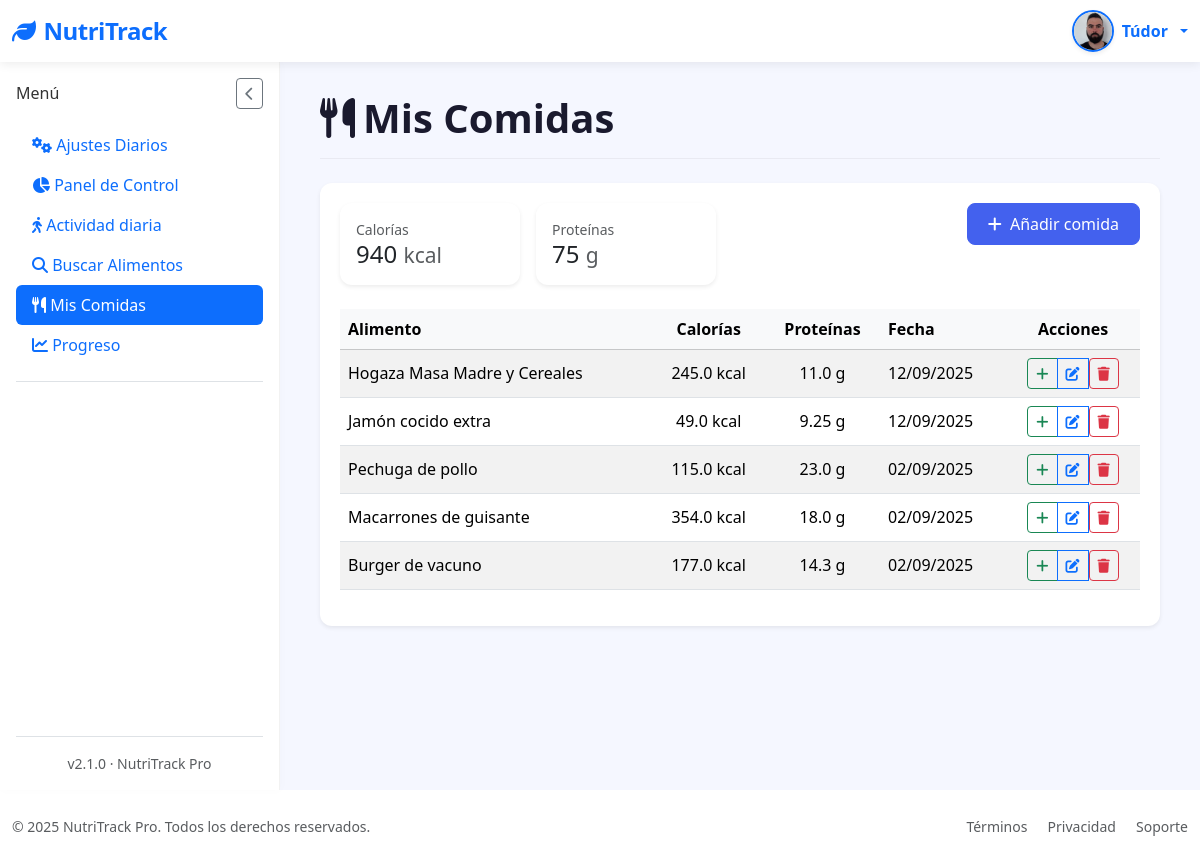
The app's page /mis-comidas (signed in) with its own data.
### tables this page shows
CREATE TABLE "loggin" (
	"id"	INTEGER,
	"username"	TEXT NOT NULL,
	"password"	TEXT,
	"email"	TEXT, google_id TEXT, full_name TEXT, birth_date TEXT, height_cm INTEGER, weight_kg INTEGER, gender TEXT, activity_level TEXT, goal TEXT, profile_photo TEXT DEFAULT NULL, preferences TEXT DEFAULT '{}',
	PRIMARY KEY("id" AUTOINCREMENT)
);

CREATE TABLE "food_entries" (
	"id"	INTEGER,
	"user_id"	INTEGER NOT NULL,
	"food_name"	TEXT NOT NULL,
	"calories"	REAL,
	"proteins"	REAL,
	"fats"	REAL,
	"carbs"	REAL,
	"date"	TIMESTAMP DEFAULT CURRENT_TIMESTAMP,
	"created_at"	TEXT,
	PRIMARY KEY("id" AUTOINCREMENT),
	FOREIGN KEY("user_id") REFERENCES "loggin"("id")
);

### app/controllers/MyfoodsController.py (the view)
@app.route('/mis-comidas')
@login_required
def mis_comidas():
    try:
        comidas = get_comidas_by_user(current_user.id)
    except Exception as e:
        current_app.logger.exception("Error al obtener comidas: %s", e)
        flash("Error al cargar tus comidas. Intenta de nuevo más tarde.", "danger")
        comidas = []
    total_calorias = sum(float(c.get('calories') or 0) for c in comidas)
    total_proteinas = sum(float(c.get('proteins') or 0) for c in comidas)
    return render_template(
        'Myfoods/mis_comidas.html',
        comidas=comidas,
        total_calorias=int(total_calorias),
        total_proteinas=int(total_proteinas)
    )

### app/__init__.py (called while the page is built)
@login_manager.user_loader
def load_user(user_id):
    return User.get_by_id(user_id)

### app/conexion.py (called while the page is built)
@contextmanager
def get_db_connection():
    conn = sqlite3.connect(DATABASE)
    conn.row_factory = sqlite3.Row  # Esto permite acceso como diccionario
    try:
        yield conn
    finally:
        conn.close()

@contextmanager
def get_db_cursor():
    with get_db_connection() as conn:
        cursor = conn.cursor()
        try:
            yield cursor
            conn.commit()
        except:
            conn.rollback()
            raise

### app/controllers/UsersController.py (called while the page is built)
@app.context_processor
def inject_prefs():
    if current_user.is_authenticated:
        prefs = get_user_preferences(current_user.id)  # función que recupera las prefs
        return dict(prefs=prefs)
    return dict(prefs=None)

### app/models/LoginGoogleModel.py (called while the page is built)
    @staticmethod
    def get_by_id(user_id):
        with get_db_cursor() as cur:
            cur.execute("SELECT * FROM loggin WHERE id = ?", (user_id,))
            user = cur.fetchone()
            if user:
                return User(
                    id=user['id'],
                    username=user['username'],
                    email=user['email'] if 'email' in user.keys() else None,
                    google_id=user['google_id'] if 'google_id' in user.keys() else None,
                    profile_photo=user['profile_photo'] if 'profile_photo' in user.keys() else None
                )
        return None

### app/models/MyFoodModel.py (called while the page is built)
def _format_date_display(date_str):
    try:
        return datetime.strptime(date_str, "%Y-%m-%d").strftime("%d/%m/%Y")
    except Exception:
        return date_str or ""

def serialize_comida(row):
    if row is None:
        return None
    date_iso = row["date"]
    return {
        "id": row["id"],
        "food_name": row["food_name"],
        "calories": row["calories"],
        "proteins": row["proteins"],
        "fats": row["fats"],
        "carbs": row["carbs"],
        "date": _format_date_display(date_iso),
        "date_iso": date_iso  # para input type="date"
    }

### app/models/UsersModel.py (called while the page is built)
def get_user_preferences(user_id):
    with get_db_cursor() as cursor:
        cursor.execute("SELECT preferences FROM loggin WHERE id = ?", (user_id,))
        row = cursor.fetchone()
        try:
            return json.loads(row["preferences"]) if row and row["preferences"] else {}
        except:
            return {}

### app/templates/Myfoods/mis_comidas.html (shortened to what this page needs)
{% extends "base.html" %}
{% block section %}
<div class="page-header mb-4">
  <h1 class="page-title">
    <i class="fas fa-utensils me-2"></i>Mis Comidas
  </h1>
</div>
<div class="card border-0 shadow-sm">
  <div class="card-body">
    {% if comidas %}
    <div class="d-flex gap-3 mb-4 flex-wrap">
      <div class="card p-3 shadow-sm" style="min-width:180px;">
        <small class="text-muted">Calorías</small>
        <div class="h4 mb-0">{{ total_calorias }} <small class="text-muted">kcal</small></div>
      </div>
      <div class="card p-3 shadow-sm" style="min-width:180px;">
        <small class="text-muted">Proteínas</small>
        <div class="h4 mb-0">{{ total_proteinas }} <small class="text-muted">g</small></div>
      </div>
      <div class="ms-auto">
        <a href="{{ url_for('agregar_comida_route') }}" class="btn btn-primary">
          <i class="fas fa-plus me-1"></i> Añadir comida
        </a>
      </div>
    </div>
    <div class="table-responsive">
      <table class="table table-hover table-striped align-middle">
        <thead class="table-light">
          <tr>
            <th>Alimento</th>
            <th class="text-center">Calorías</th>
            <th class="text-center">Proteínas</th>
            <th>Fecha</th>
            <th class="text-center">Acciones</th>
          </tr>
        </thead>
        <tbody>
          {% for comida in comidas %}
          <tr>
            <td>{{ comida['food_name'] }}</td>
            <td class="text-center">{{ comida['calories'] }} kcal</td>
            <td class="text-center">{{ comida['proteins'] }} g</td>
            <td>{{ comida['date'] }}</td>
            <td class="text-center">
              <div class="btn-group" role="group">
                <button type="button" class="btn btn-sm btn-outline-success"
                        data-bs-toggle="modal"
                        data-bs-target="#duplicarComidaModal"
                        data-comida-id="{{ comida['id'] }}"
                        data-comida-name="{{ comida['food_name'] }}"
                        title="Añadir de nuevo">
                  <i class="fas fa-plus"></i>
                </button>
                <a href="{{ url_for('editar_comida_route', comida_id=comida['id']) }}"
                   class="btn btn-sm btn-outline-primary" title="Editar comida">
                  <i class="fas fa-edit"></i>
                </a>
                <form method="POST" action="{{ url_for('eliminar_comida_route', comida_id=comida['id']) }}"
                      onsubmit="return confirm('¿Seguro que quieres eliminar esta comida?');" style="display:inline;">
                  <button type="submit" class="btn btn-sm btn-outline-danger" title="Eliminar comida">
                    <i class="fas fa-trash"></i>
                  </button>
                </form>
              </div>
            </td>
          </tr>
          {% endfor %}
        </tbody>
      </table>
    </div>
    {% endif %}
  </div>
</div>
{% endblock %}

### app/templates/base.html (shortened to what this page needs)
<!DOCTYPE html>
<html lang="es" data-bs-theme="{% if prefs and prefs.dark_mode %}dark{% else %}light{% endif %}">
<head>
    <link href="https://cdn.jsdelivr.net/npm/bootstrap@5.3.2/dist/css/bootstrap.min.css" rel="stylesheet">
    <link rel="stylesheet" href="https://cdn.jsdelivr.net/npm/bootstrap-icons@1.11.1/font/bootstrap-icons.css">
    <link rel="stylesheet" href="https://cdnjs.cloudflare.com/ajax/libs/font-awesome/6.5.2/css/all.min.css" />
    <link href="https://cdn.jsdelivr.net/npm/sweetalert2@11/dist/sweetalert2.min.css" rel="stylesheet">
    <link rel="stylesheet" href="{{ url_for('static', filename='styles/Stylebase.css') }}">
</head>
<body>
    <nav class="navbar navbar-expand-lg navbar-light bg-white">
        <div class="container-fluid">
            <a class="navbar-brand text-primary" href="{{ url_for('logout') }}">
                <i class="fas fa-leaf me-2"></i>NutriTrack
            </a>
            <div class="d-flex align-items-center ms-auto">
  {% if current_user.is_authenticated %}
  <div class="dropdown">
    <a href="#" class="d-flex align-items-center text-decoration-none dropdown-toggle" id="userDropdown" data-bs-toggle="dropdown" aria-expanded="false" style="gap: 0.5rem;">
      {% if current_user.profile_photo %}
        <img src="{{ url_for('static', filename='images/profile_photo/' + current_user.profile_photo) }}"
            alt="Avatar"
            class="rounded-circle shadow-sm"
            style="width: 42px; height: 42px; object-fit: cover; border: 2px solid #0d6efd;">
      {% else %}
        <div class="user-avatar bg-primary text-white rounded-circle d-flex justify-content-center align-items-center shadow-sm"
             style="width: 42px; height: 42px; font-weight: 700; font-size: 1.1rem; user-select: none;">
          {{ current_user.username[0]|upper }}
        </div>
      {% endif %}
      <span class="d-none d-sm-inline fw-semibold text-primary" style="font-size: 1rem;">
        {{ current_user.username }}
      </span>
    </a>
  </div>
  {% endif %}
</div>
        </div>
    </nav>
    <div class="container-fluid flex-grow-1">
        <div class="row h-100 g-0">
            <nav class="sidebar d-flex flex-column p-3" id="sidebar">
                <div class="d-flex justify-content-between align-items-center mb-3">
                    <h6 class="sidebar-title mb-0">Menú</h6>
                    <button id="closeSidebarBtn" class="btn btn-sm btn-outline-secondary d-lg-block">
                        <i class="fas fa-chevron-left"></i>
                    </button>
                </div>
                <ul class="nav nav-pills flex-column mb-auto">
                    <li>
                        <a href="{{ url_for('settings') }}" class="nav-link {% if request.path == url_for('settings') %}active{% endif %}">
                            <i class="fas fa-cogs"></i> Ajustes Diarios
                        </a>
                    </li>
                    <li>
                        <a href="{{ url_for('dashboard') }}" class="nav-link {% if request.path == url_for('dashboard') %}active{% endif %}">
                            <i class="fas fa-chart-pie"></i> Panel de Control
                        </a>
                    </li>
                    <li>
                        <a href="{{ url_for('activity') }}" class="nav-link {% if request.path == url_for('activity') %}active{% endif %}">
                            <i class="fas fa-walking"></i> Actividad diaria
                        </a>
                    </li>
                    <li>
                        <a href="{{ url_for('search_food') }}" class="nav-link {% if request.path == url_for('search_food') %}active{% endif %}">
                            <i class="fas fa-search"></i> Buscar Alimentos
                        </a>
                    </li>
                    <li>
                        <a href="{{ url_for('mis_comidas') }}" class="nav-link {% if request.path == url_for('mis_comidas') %}active{% endif %}">
                            <i class="fas fa-utensils"></i> Mis Comidas
                        </a>
                    </li>
                    <li>
                        <a href="{{ url_for('progreso') }}" class="nav-link {% if request.path == url_for('progreso') %}active{% endif %}">
                            <i class="fas fa-chart-line"></i> Progreso
                        </a>
                    </li>
                    <li class="pt-3 mt-3 border-top">
                    </li>
                </ul>
                <div class="mt-auto pt-3 border-top text-center small text-muted">
                    v2.1.0 · NutriTrack Pro
                </div>
            </nav>
            <main class="main-content" id="mainContent">
                {% block section %}{% endblock %}
            </main>
        </div>
    </div>
    <footer class="bg-white py-4 mt-auto">
        <div class="container-fluid">
            <div class="row align-items-center">
                <div class="col-md-6 text-center text-md-start">
                    <p class="mb-0 small text-muted">&copy; 2025 NutriTrack Pro. Todos los derechos reservados.</p>
                </div>
                <div class="col-md-6 text-center text-md-end">
                    <a href="#" class="text-decoration-none small text-muted me-3">Términos</a>
                    <a href="#" class="text-decoration-none small text-muted me-3">Privacidad</a>
                    <a href="#" class="text-decoration-none small text-muted">Soporte</a>
                </div>
            </div>
        </div>
    </footer>
</body>
</html>

### app/static/styles/StyleBase.css (style rules this page uses)
:root { --primary-color: #4361ee; --secondary-color: #3f37c9; --accent-color: #4cc9f0; --dark-color: #1a1a2e; --light-color: #f8f9fa; --success-color: #4bb543; }
body { font-family: 'Segoe UI', system-ui, -apple-system, sans-serif; background-color: #f5f7ff; color: #333; min-height: 100vh; display: flex; flex-direction: column; overflow-x: hidden; }
.navbar-brand { font-weight: 700; font-size: 1.5rem; letter-spacing: -0.5px; }
.navbar { box-shadow: 0 2px 10px rgba(0, 0, 0, 0.08); background: white !important; position: relative; z-index: 1100; }
.container-fluid.flex-grow-1 { display: flex; flex-direction: column; min-height: calc(100vh - 72px - 70px); padding-left: 0; padding-right: 0; }
.row.h-100 { display: flex; flex-grow: 1; flex-wrap: nowrap; margin-left: 0; margin-right: 0; width: 100%; }
.sidebar { width: 280px; background: white; position: sticky; top: 72px; border-right: 1px solid rgba(0, 0, 0, 0.05); box-shadow: 1px 0 10px rgba(0, 0, 0, 0.02); transition: all 0.3s ease; z-index: 100; display: flex; flex-direction: column; flex-shrink: 0; height: calc(100vh - 72px); padding: 1rem; }
.main-content { flex-grow: 1; flex-basis: 0; padding: 2rem 2.5rem; background-color: #f5f7ff; overflow-y: auto; }
.card-body { padding: 1.25rem; }
.card-body { flex-grow: 1; }
.card { border: none; border-radius: 12px; box-shadow: 0 4px 12px rgba(0, 0, 0, 0.05); transition: transform 0.2s ease, box-shadow 0.2s ease; }
.btn-primary { background-color: var(--primary-color); border-color: var(--primary-color); font-weight: 500; padding: 8px 20px; border-radius: 8px; }
.table { --bs-table-bg: transparent; }
.table > thead { background-color: rgba(67, 97, 238, 0.1); color: var(--primary-color); }
.page-header { display: flex; justify-content: space-between; align-items: center; margin-bottom: 2rem; padding-bottom: 1rem; border-bottom: 1px solid rgba(0, 0, 0, 0.05); }
.page-title { font-weight: 700; color: var(--dark-color); margin: 0; }

### records on screen
loggin: profile_photo (picture), username "Túdor"
food_entries: food_name "Hogaza Masa Madre y Cereales", calories "245.0", proteins "11.0", date "12/09/2025"
food_entries: food_name "Jamón cocido extra", calories "49.0", proteins "9.25", date "12/09/2025"
food_entries: food_name "Pechuga de pollo", calories "115.0", proteins "23.0", date "02/09/2025"
food_entries: food_name "Macarrones de guisante", calories "354.0", proteins "18.0", date "02/09/2025"
food_entries: food_name "Burger de vacuno", calories "177.0", proteins "14.3", date "02/09/2025"

### other values on screen
{{ total_calorias }} "940"
{{ total_proteinas }} "75"
